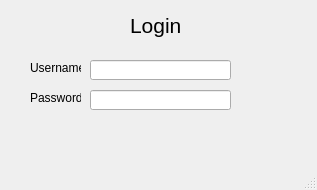
<?xml version="1.0" encoding="UTF-8"?>
<ui version="4.0">
 <class>LoginForm</class>
 <widget class="QMainWindow" name="LoginForm">
  <property name="geometry">
   <rect>
    <x>0</x>
    <y>0</y>
    <width>317</width>
    <height>190</height>
   </rect>
  </property>
  <property name="windowTitle">
   <string>MainWindow</string>
  </property>
  <widget class="QWidget" name="centralwidget">
   <widget class="QLabel" name="label">
    <property name="geometry">
     <rect>
      <x>30</x>
      <y>60</y>
      <width>51</width>
      <height>16</height>
     </rect>
    </property>
    <property name="text">
     <string>Username:</string>
    </property>
   </widget>
   <widget class="QLabel" name="label_2">
    <property name="geometry">
     <rect>
      <x>30</x>
      <y>90</y>
      <width>51</width>
      <height>16</height>
     </rect>
    </property>
    <property name="text">
     <string>Password:</string>
    </property>
   </widget>
   <widget class="QLineEdit" name="txt_username">
    <property name="geometry">
     <rect>
      <x>90</x>
      <y>60</y>
      <width>141</width>
      <height>20</height>
     </rect>
    </property>
   </widget>
   <widget class="QLineEdit" name="txt_password">
    <property name="geometry">
     <rect>
      <x>90</x>
      <y>90</y>
      <width>141</width>
      <height>20</height>
     </rect>
    </property>
   </widget>
   <widget class="QLabel" name="label_3">
    <property name="geometry">
     <rect>
      <x>130</x>
      <y>10</y>
      <width>51</width>
      <height>31</height>
     </rect>
    </property>
    <property name="font">
     <font>
      <pointsize>16</pointsize>
     </font>
    </property>
    <property name="text">
     <string>Login</string>
    </property>
   </widget>
  </widget>
  <widget class="QMenuBar" name="menubar">
   <property name="geometry">
    <rect>
     <x>0</x>
     <y>0</y>
     <width>317</width>
     <height>21</height>
    </rect>
   </property>
  </widget>
  <widget class="QStatusBar" name="statusbar"/>
 </widget>
 <resources/>
 <connections/>
</ui>
